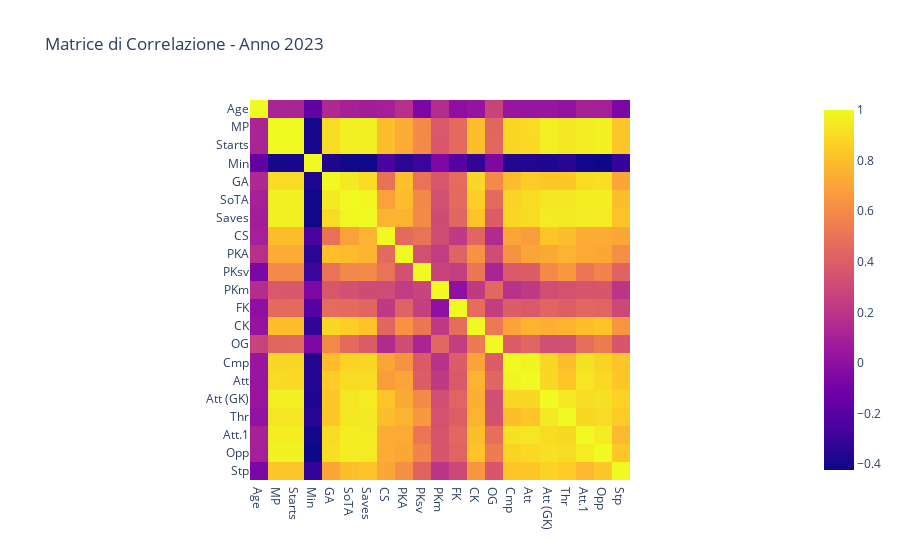
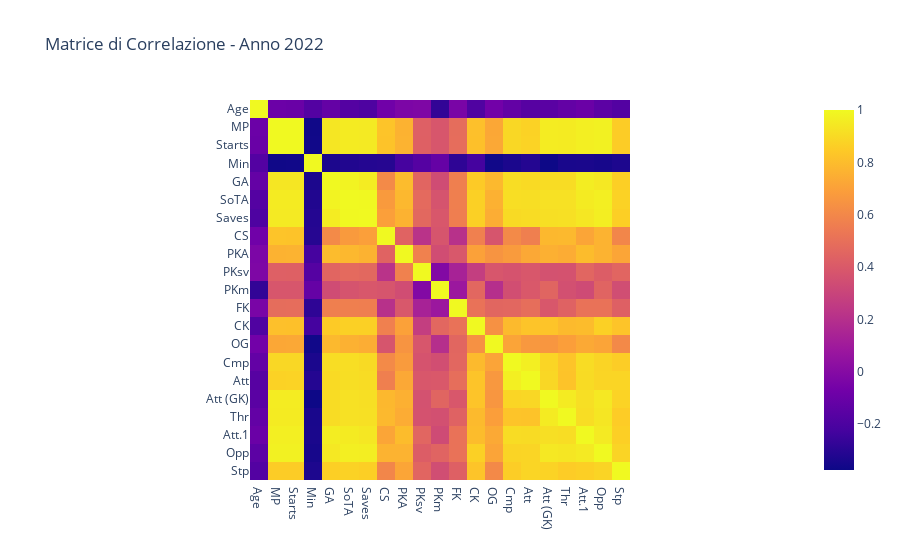
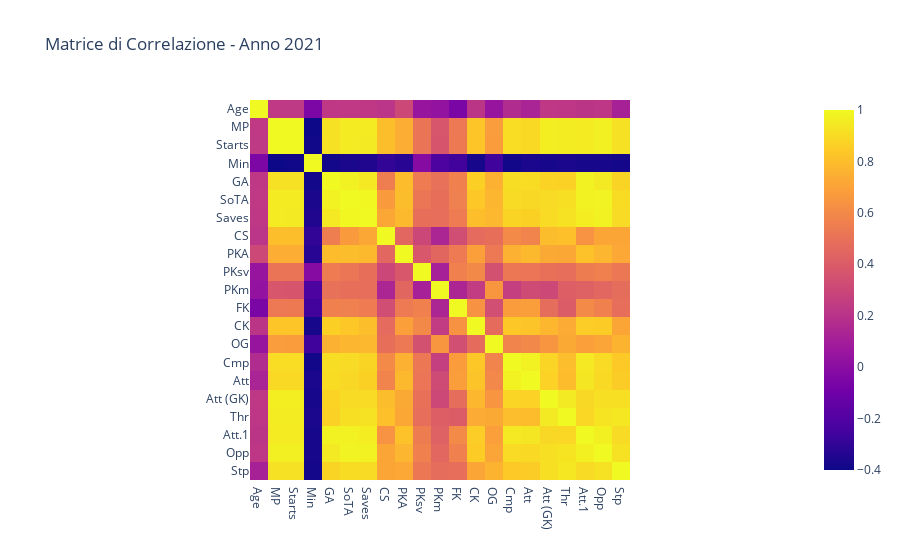
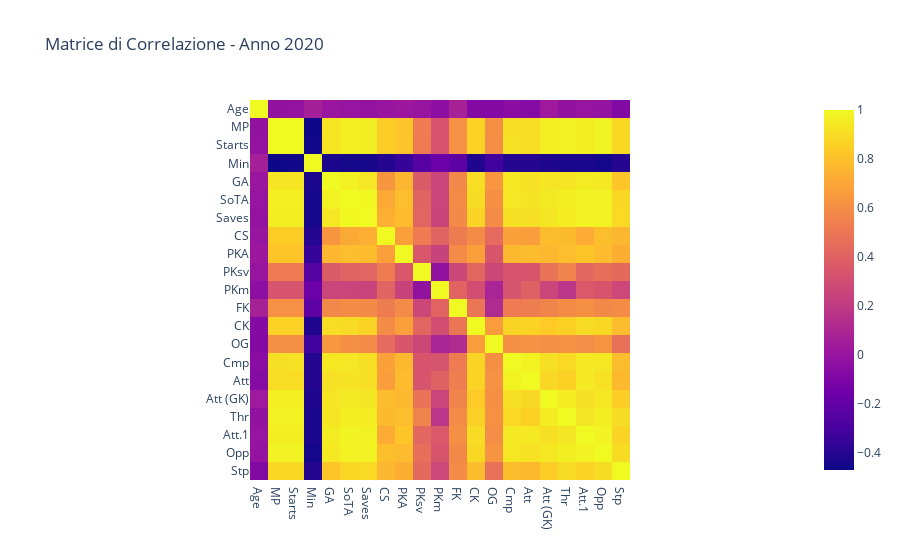

The code cell stored with these charts, in order, in its notebook:
### Markdown cell above
Eliminiamo prima le colonne non utili a questa analisi. Iniziamo da quelle di Nome, Nazionalità, Posizione e Squadra. Dopodichè togliamo le colonne con le percentuali e la colonna relativa al numero di rigori subiti dal portiere, in quanto ci interessa di più quanti ne salva o ne concede piuttosto che quelli che gli vengono calciati contro.

### Code cell
# Questa parte di codice crea 5 figure che rappresentano il riquadro di correlazione fra le statistiche
# suddiviso per annata
colonne_da_eliminare = ['Player', 'Nation', 'Pos', 'Squad', 'Save%', 'CS%', 'PKatt','Save%.1','AvgLen', 'AvgLen.1',
                         'Cmp%', 'Launch%', 'Launch%.1', 'Stp%']

correlations = []
years = []
for file in files:
    
    data_frame = pd.read_excel(file)

    # Uso .drop per rimuovere dal data frame quelle statistiche che non voglio usare in questa analisi
    data_frame.drop(columns=colonne_da_eliminare, inplace=True) 

    corr_matrix = data_frame.corr()  # Calcolo la matrice di correlazione

    year = year_mapping[file]  # Ottengo l'anno dal file usando il mapping
    years.append(year)

    fig = px.imshow(corr_matrix, title=f"Matrice di Correlazione - Anno {year}")
    # Ottengo in output il grafico di correlazione

    fig.show()

# Inserisco questa riga di codice in modo da poter visualizzare le colonne usate per l'analisi
print(f'Le colonne usate per questa analisi sono {list(data_frame.columns)}')

### Figure 1 — Plotly figure (JSON) as saved in the notebook; plotly's stock layout.template omitted (floating-point values rounded to 4 significant figures; data arrays with more than 128 entries replaced by an {"elided": "..."} marker saying what was removed)
{"data": [{"coloraxis": "coloraxis", "hovertemplate": "x: %{x}<br>y: %{y}<br>color: %{z}<extra></extra>", "name": "0", "type": "heatmap", "x": ["Age", "MP", "Starts", "Min", "GA", "SoTA", "Saves", "CS", "PKA", "PKsv", "PKm", "FK", "CK", "OG", "Cmp", "Att", "Att (GK)", "Thr", "Att.1", "Opp", "Stp"], "xaxis": "x", "y": ["Age", "MP", "Starts", "Min", "GA", "SoTA", "Saves", "CS", "PKA", "PKsv", "PKm", "FK", "CK", "OG", "Cmp", "Att", "Att (GK)", "Thr", "Att.1", "Opp", "Stp"], "yaxis": "y", "z": {"elided": "21x21 float values"}}], "layout": {"coloraxis": {"colorscale": [[0, "#0d0887"], [0.1111, "#46039f"], [0.2222, "#7201a8"], [0.3333, "#9c179e"], [0.4444, "#bd3786"], [0.5556, "#d8576b"], [0.6667, "#ed7953"], [0.7778, "#fb9f3a"], [0.8889, "#fdca26"], [1, "#f0f921"]]}, "title": {"text": "Matrice di Correlazione - Anno 2023"}, "xaxis": {"anchor": "y", "constrain": "domain", "domain": [0, 1], "scaleanchor": "y"}, "yaxis": {"anchor": "x", "autorange": "reversed", "constrain": "domain", "domain": [0, 1]}}}

### Figure 2 — Plotly figure (JSON) as saved in the notebook; plotly's stock layout.template omitted (floating-point values rounded to 4 significant figures; data arrays with more than 128 entries replaced by an {"elided": "..."} marker saying what was removed)
{"data": [{"coloraxis": "coloraxis", "hovertemplate": "x: %{x}<br>y: %{y}<br>color: %{z}<extra></extra>", "name": "0", "type": "heatmap", "x": ["Age", "MP", "Starts", "Min", "GA", "SoTA", "Saves", "CS", "PKA", "PKsv", "PKm", "FK", "CK", "OG", "Cmp", "Att", "Att (GK)", "Thr", "Att.1", "Opp", "Stp"], "xaxis": "x", "y": ["Age", "MP", "Starts", "Min", "GA", "SoTA", "Saves", "CS", "PKA", "PKsv", "PKm", "FK", "CK", "OG", "Cmp", "Att", "Att (GK)", "Thr", "Att.1", "Opp", "Stp"], "yaxis": "y", "z": {"elided": "21x21 float values"}}], "layout": {"coloraxis": {"colorscale": [[0, "#0d0887"], [0.1111, "#46039f"], [0.2222, "#7201a8"], [0.3333, "#9c179e"], [0.4444, "#bd3786"], [0.5556, "#d8576b"], [0.6667, "#ed7953"], [0.7778, "#fb9f3a"], [0.8889, "#fdca26"], [1, "#f0f921"]]}, "title": {"text": "Matrice di Correlazione - Anno 2022"}, "xaxis": {"anchor": "y", "constrain": "domain", "domain": [0, 1], "scaleanchor": "y"}, "yaxis": {"anchor": "x", "autorange": "reversed", "constrain": "domain", "domain": [0, 1]}}}

### Figure 3 — Plotly figure (JSON) as saved in the notebook; plotly's stock layout.template omitted (floating-point values rounded to 4 significant figures; data arrays with more than 128 entries replaced by an {"elided": "..."} marker saying what was removed)
{"data": [{"coloraxis": "coloraxis", "hovertemplate": "x: %{x}<br>y: %{y}<br>color: %{z}<extra></extra>", "name": "0", "type": "heatmap", "x": ["Age", "MP", "Starts", "Min", "GA", "SoTA", "Saves", "CS", "PKA", "PKsv", "PKm", "FK", "CK", "OG", "Cmp", "Att", "Att (GK)", "Thr", "Att.1", "Opp", "Stp"], "xaxis": "x", "y": ["Age", "MP", "Starts", "Min", "GA", "SoTA", "Saves", "CS", "PKA", "PKsv", "PKm", "FK", "CK", "OG", "Cmp", "Att", "Att (GK)", "Thr", "Att.1", "Opp", "Stp"], "yaxis": "y", "z": {"elided": "21x21 float values"}}], "layout": {"coloraxis": {"colorscale": [[0, "#0d0887"], [0.1111, "#46039f"], [0.2222, "#7201a8"], [0.3333, "#9c179e"], [0.4444, "#bd3786"], [0.5556, "#d8576b"], [0.6667, "#ed7953"], [0.7778, "#fb9f3a"], [0.8889, "#fdca26"], [1, "#f0f921"]]}, "title": {"text": "Matrice di Correlazione - Anno 2021"}, "xaxis": {"anchor": "y", "constrain": "domain", "domain": [0, 1], "scaleanchor": "y"}, "yaxis": {"anchor": "x", "autorange": "reversed", "constrain": "domain", "domain": [0, 1]}}}

### Figure 4 — Plotly figure (JSON) as saved in the notebook; plotly's stock layout.template omitted (floating-point values rounded to 4 significant figures; data arrays with more than 128 entries replaced by an {"elided": "..."} marker saying what was removed)
{"data": [{"coloraxis": "coloraxis", "hovertemplate": "x: %{x}<br>y: %{y}<br>color: %{z}<extra></extra>", "name": "0", "type": "heatmap", "x": ["Age", "MP", "Starts", "Min", "GA", "SoTA", "Saves", "CS", "PKA", "PKsv", "PKm", "FK", "CK", "OG", "Cmp", "Att", "Att (GK)", "Thr", "Att.1", "Opp", "Stp"], "xaxis": "x", "y": ["Age", "MP", "Starts", "Min", "GA", "SoTA", "Saves", "CS", "PKA", "PKsv", "PKm", "FK", "CK", "OG", "Cmp", "Att", "Att (GK)", "Thr", "Att.1", "Opp", "Stp"], "yaxis": "y", "z": {"elided": "21x21 float values"}}], "layout": {"coloraxis": {"colorscale": [[0, "#0d0887"], [0.1111, "#46039f"], [0.2222, "#7201a8"], [0.3333, "#9c179e"], [0.4444, "#bd3786"], [0.5556, "#d8576b"], [0.6667, "#ed7953"], [0.7778, "#fb9f3a"], [0.8889, "#fdca26"], [1, "#f0f921"]]}, "title": {"text": "Matrice di Correlazione - Anno 2020"}, "xaxis": {"anchor": "y", "constrain": "domain", "domain": [0, 1], "scaleanchor": "y"}, "yaxis": {"anchor": "x", "autorange": "reversed", "constrain": "domain", "domain": [0, 1]}}}
